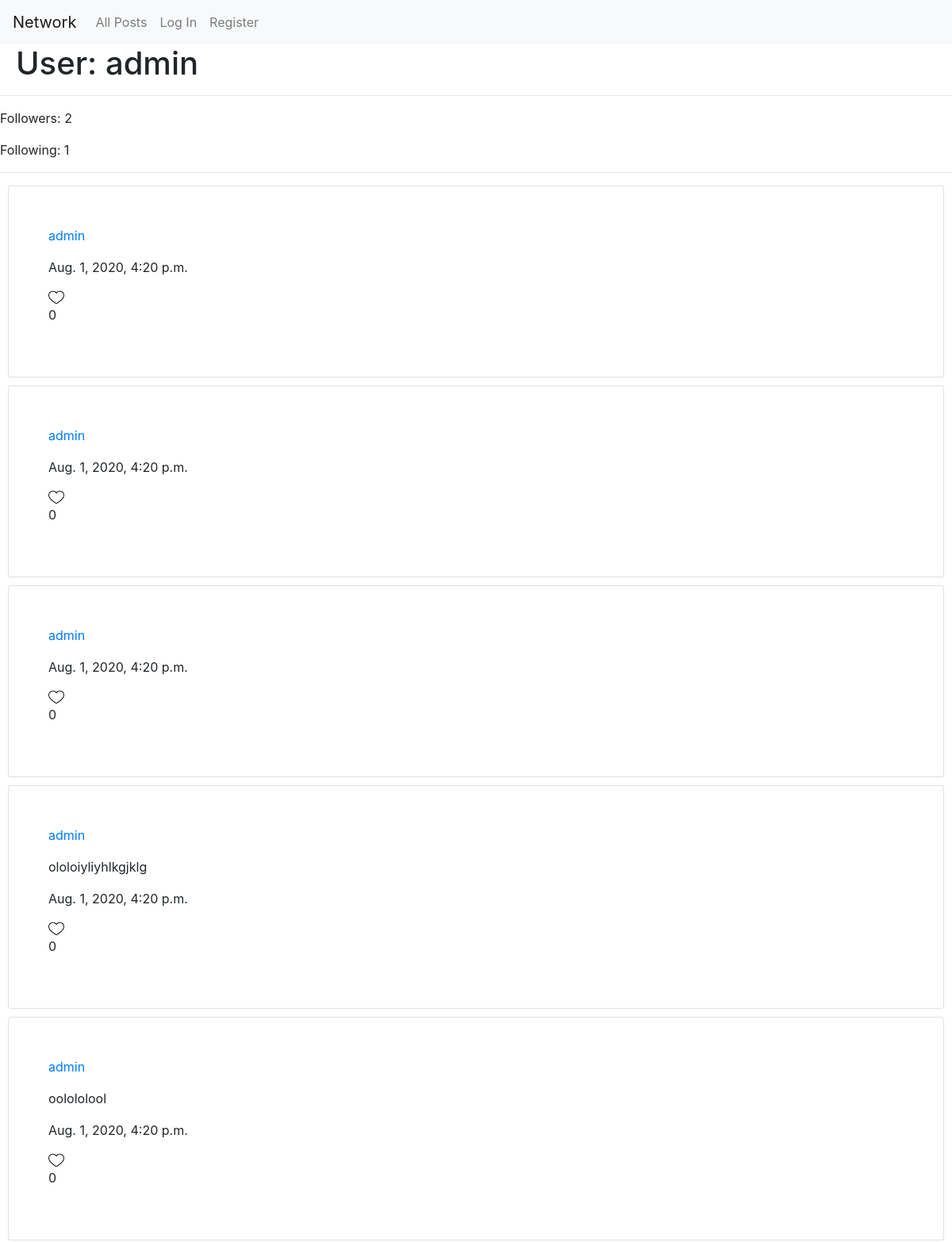
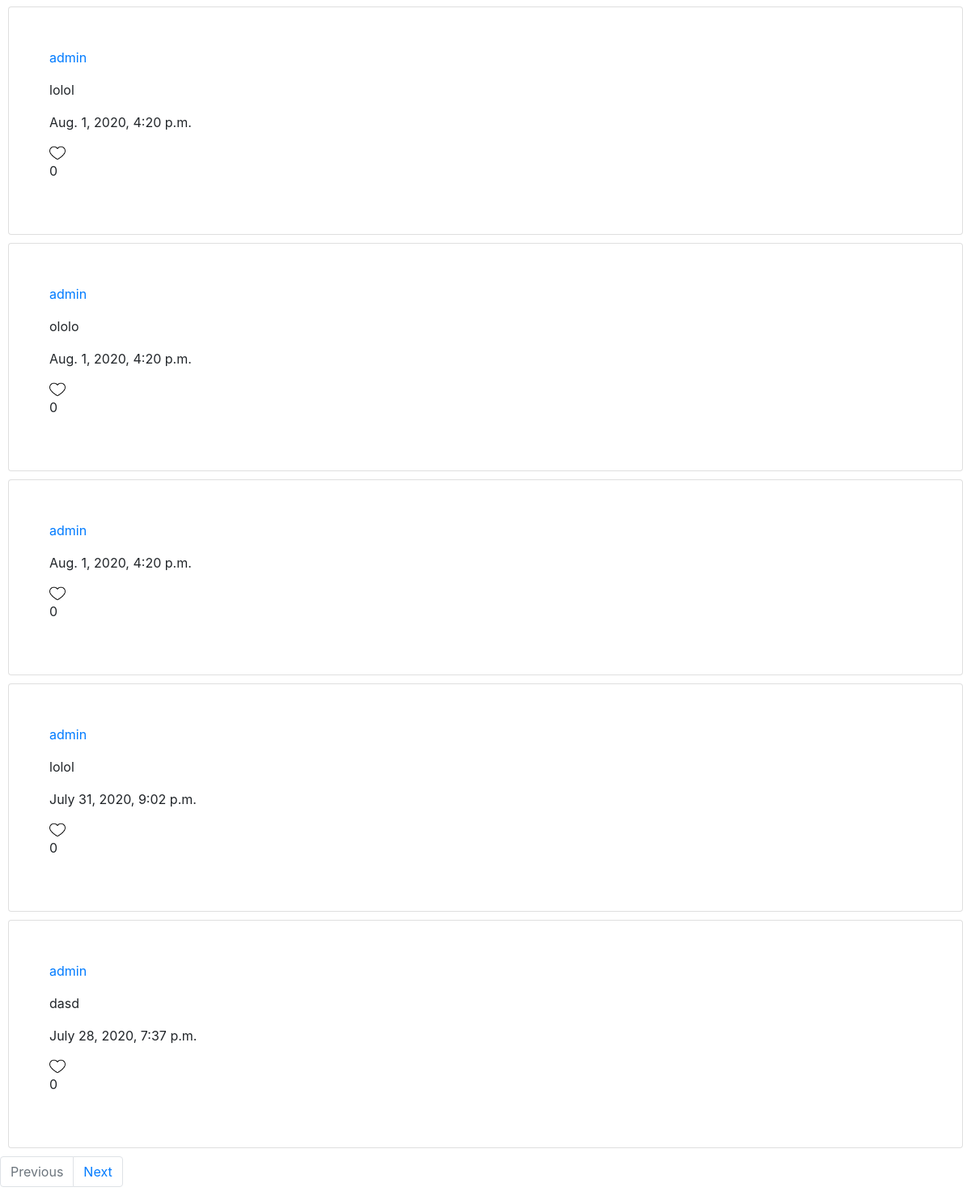
The page /users/2 on the database as committed earlier (2 pictures, top to bottom).
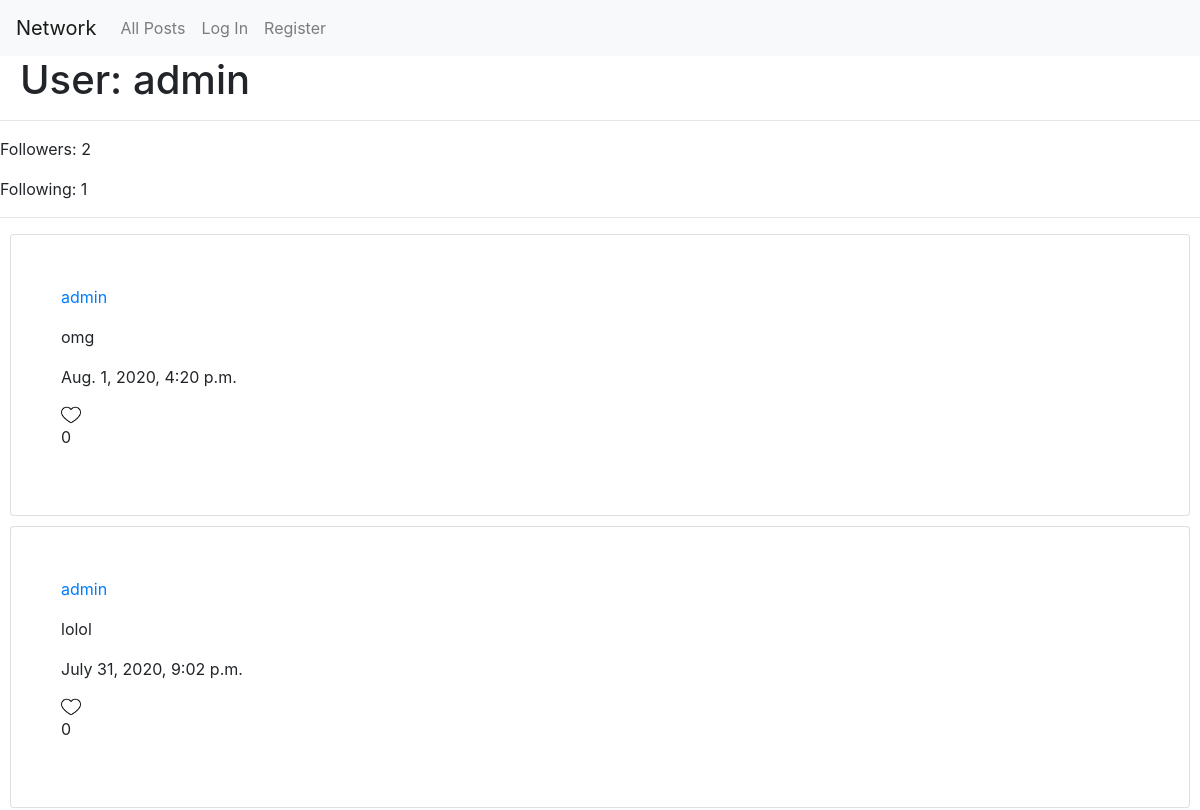
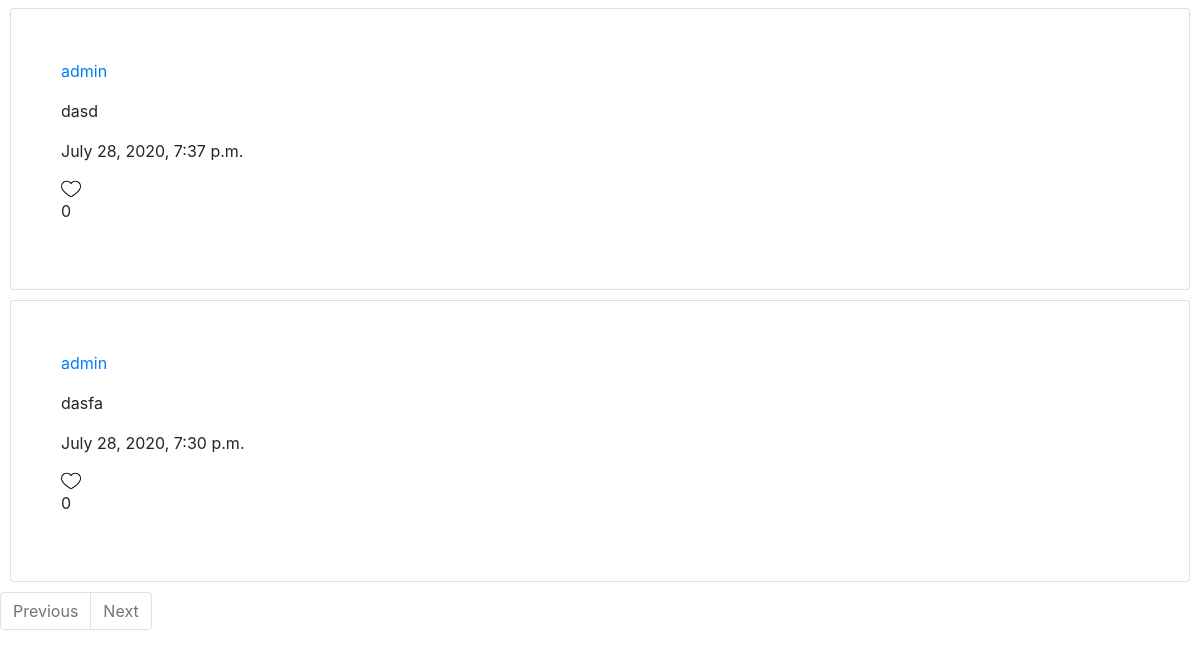
The same page on the database as committed later (2 pictures, top to bottom).
### network/models.py (models this page shows)
class User(AbstractUser):
    pass

class Post(models.Model):
    user = models.ForeignKey("User", on_delete=models.CASCADE, related_name="poster")
    body = models.TextField(blank=False)
    timestamp = models.DateTimeField(auto_now_add=True)
    likes = models.ManyToManyField("User", blank=True)

### network/views.py (the view)
# urls.py: path("users/<int:id>", views.user, name="user"),
def user(request, id):
    user_profile = User.objects.get(id=id)
    followers = Follow.objects.filter(user = user_profile).count
    following = Follow.objects.filter(follower = user_profile).count
    user_posts = Post.objects.filter(user = user_profile).order_by('-timestamp')
    paginated_posts = Paginator(user_posts, 10)
    page_number = request.GET.get('page')
    page_posts = paginated_posts.get_page(page_number)
    if request.user.is_authenticated and request.user != user_profile:
        is_following = False
        if Follow.objects.filter(user = user_profile, follower = request.user).count() > 0:
            is_following = True
        return render(request, "network/user.html", {
            "user_profile": user_profile,
            "followers": followers,
            "following": following,
            "posts": page_posts,
            "can_follow": True,
            "is_following": is_following
        })
    else:
        return render(request, "network/user.html", {
            "user_profile": user_profile,
            "followers": followers,
            "following": following,
            "posts": page_posts,
            "can_follow": False
        })

### network/templates/network/user.html (shortened to what this page needs)
{% extends "network/layout.html" %}
{% load static %}
{% block body %}
    <h1 class="h1-headings">User: {{ user_profile.username }}</h1>
    <hr>
    <div id="follower-view">
        <p id="follower-p">Followers: {{ followers }}</p>
        <p>Following: {{ following }}</p>
    </div>
    <hr>
    <div class="posts-view">
        {% for post in posts %}
            <div class="post card" id="post-{{ post.id }}">
                <div class="card-body my-card">
                    <a href="{% url 'user' post.user.id %}"><p>{{ post.user }}</p></a>
                    <p id="content-{{ post.id }}">{{ post.body }}</p>
                    <p>{{ post.timestamp }}</p>
                    {% if request.user in post.likes.all %}
                        <img src="{% static 'network/filled.png' %}" alt="Like button" class="like-button" data-post_id="{{ post.id }}" data-action="unlike" id="liked-{{ post.id }}" style="display: block">
                        <img src="{% static 'network/empty.png' %}" alt="Like button" class="like-button" data-post_id="{{ post.id }}" data-action="like" id="unliked-{{ post.id }}" style="display: none">
                    {% else %}
                        <img src="{% static 'network/empty.png' %}" alt="Like button" class="like-button" data-post_id="{{ post.id }}" data-action="like" id="unliked-{{ post.id }}" style="display: block">
                    {% endif %}
                    <p style="display: inline-block" id="like-count-{{ post.id }}">{{ post.likes.count }}</p>
                </div>
            </div>
        {% endfor %}
    </div>
    <nav aria-label="Page navigation example">
        <ul class="pagination">
            {% if posts.has_next and posts.has_previous %}
                <li class="page-item"><a class="page-link" href="?page={{ posts.previous_page_number }}">Previous</a></li>
                <li class="page-item"><a class="page-link" href="?page={{ posts.next_page_number }}">Next</a></li>
            {% elif posts.has_next and posts.has_previous is not True %}
                <li class="page-item disabled"><a class="page-link" href="#">Previous</a></li>
                <li class="page-item"><a class="page-link" href="?page={{ posts.next_page_number }}">Next</a></li>
            {% elif posts.has_next is not True and posts.has_previous %}
                <li class="page-item"><a class="page-link" href="?page={{ posts.previous_page_number }}">Previous</a></li>
                <li class="page-item disabled"><a class="page-link" href="#">Next</a></li>
            {% else %}
                <li class="page-item disabled"><a class="page-link" href="#">Previous</a></li>
                <li class="page-item disabled"><a class="page-link" href="#">Next</a></li>
            {% endif %}
        </ul>
      </nav>
{% endblock %}

### network/templates/network/layout.html (shortened to what this page needs)
{% load static %}
<!DOCTYPE html>
<html lang="en">
    <head>
        <link rel="stylesheet" href="https://stackpath.bootstrapcdn.com/bootstrap/4.4.1/css/bootstrap.min.css">
        <link href="{% static 'network/styles.css' %}" rel="stylesheet">
    </head>
    <body>
        <nav class="navbar navbar-expand-lg navbar-light bg-light">
            <a class="navbar-brand" href="{% url 'index' %}">Network</a>
            <div>
              <ul class="navbar-nav mr-auto">
                <li class="nav-item">
                  <a class="nav-link" href="{% url 'index' %}">All Posts</a>
                </li>
                {% if user.is_authenticated %}
                    <li class="nav-item">
                        <a class="nav-link" href="{% url 'following' %}">Following</a>
                    </li>
                    <li class="nav-item">
                        <a class="nav-link" href="{% url 'logout' %}">Log Out</a>
                    </li>
                {% else %}
                    <li class="nav-item">
                        <a class="nav-link" href="{% url 'login' %}">Log In</a>
                    </li>
                    <li class="nav-item">
                        <a class="nav-link" href="{% url 'register' %}">Register</a>
                    </li>
                {% endif %}
              </ul>
            </div>
          </nav>
        <div class="body">
            {% block body %}
            {% endblock %}
        </div>
    </body>
</html>

### network/static/network/styles.css (style rules this page uses)
.post { padding: 30px; margin: 10px; }
.h1-headings { padding-left: 20px; }
.like-button { height: 20px; width: 20px; }

Rows that differ between the two databases and show on the page:
removed Post: user "admin", timestamp "Aug. 1, 2020, 4:20 p.m.", likes.count "0"
removed Post: user "admin", timestamp "Aug. 1, 2020, 4:20 p.m.", likes.count "0"
removed Post: user "admin", timestamp "Aug. 1, 2020, 4:20 p.m.", likes.count "0"
removed Post: user "admin", body "ololoiyliyhlkgjklg", timestamp "Aug. 1, 2020, 4:20 p.m.", likes.count "0"
removed Post: user "admin", body "oolololool", timestamp "Aug. 1, 2020, 4:20 p.m.", likes.count "0"
removed Post: user "admin", body "lolol", timestamp "Aug. 1, 2020, 4:20 p.m.", likes.count "0"
removed Post: user "admin", body "ololo", timestamp "Aug. 1, 2020, 4:20 p.m.", likes.count "0"
changed Post: body (not shown) → "omg"
now on this page (row unchanged): Post: user "admin", body "dasfa", timestamp "July 28, 2020, 7:30 p.m.", likes.count "0"
